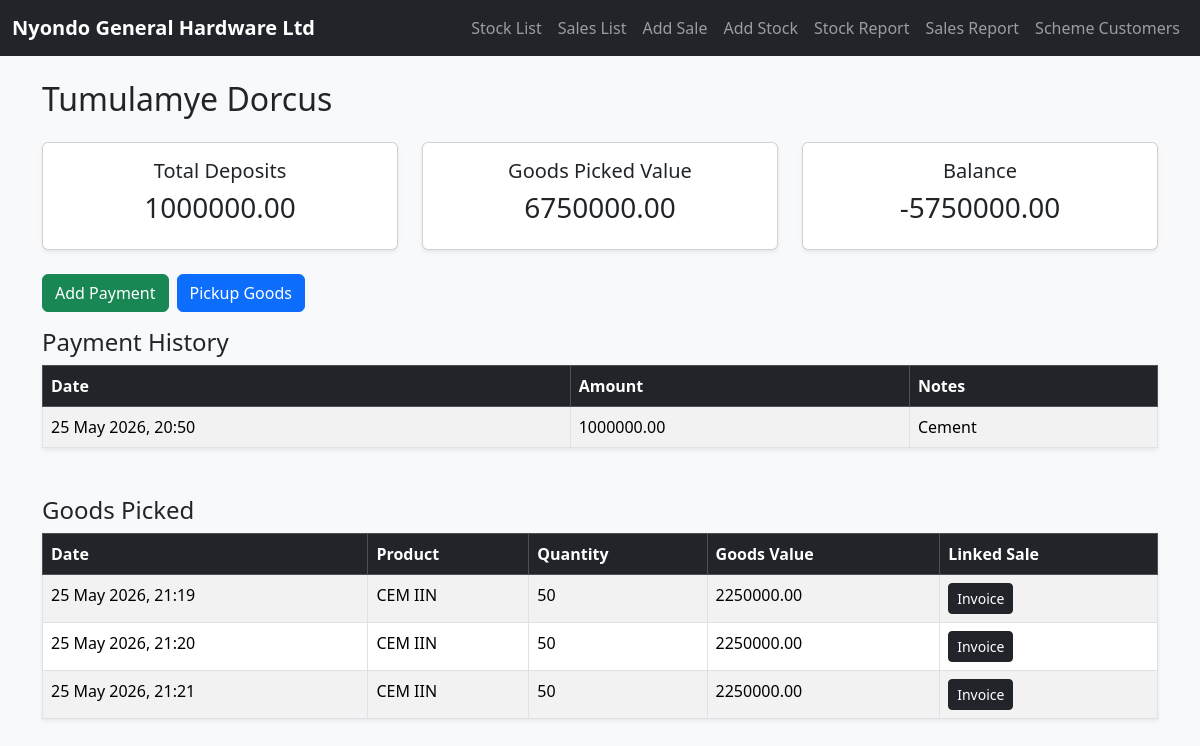
The app's page /scheme/customer/1/, older data.
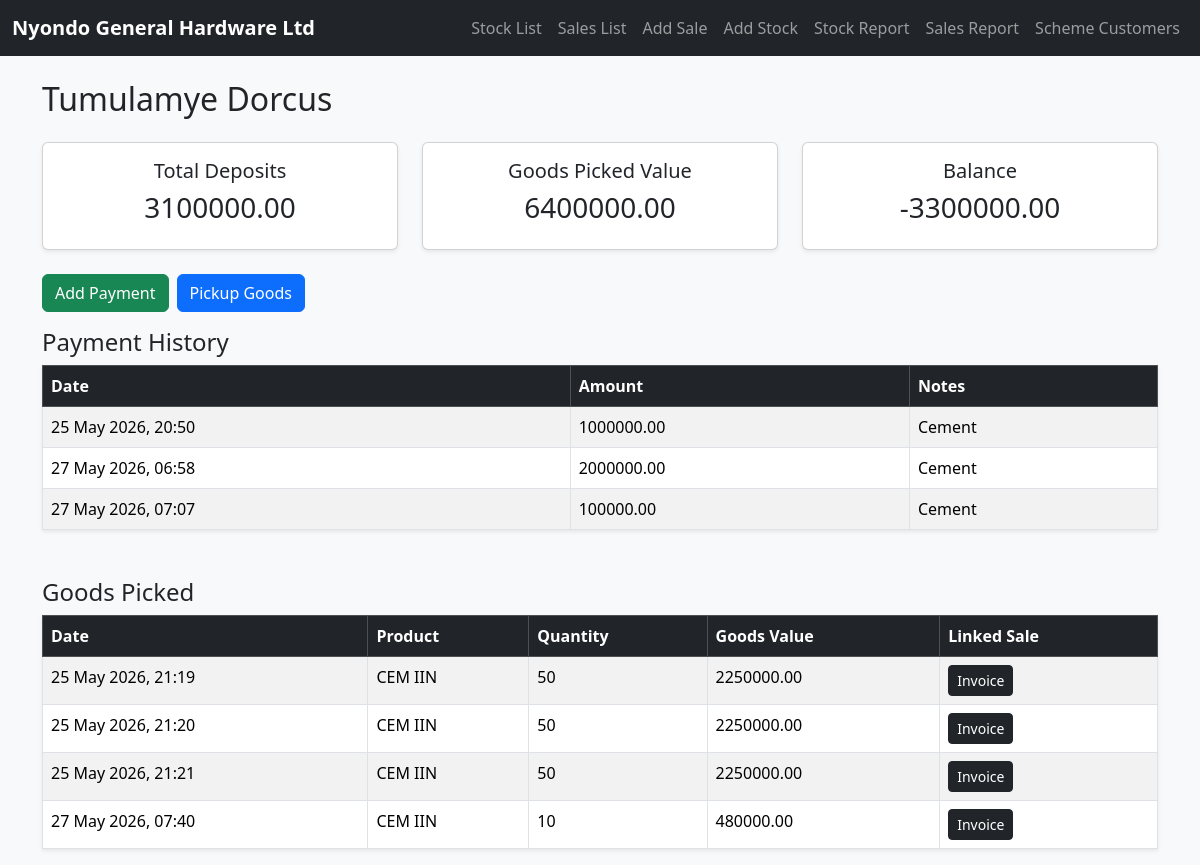
The same page, newer data.
### scheme/models.py (models this page shows, shortened)
class SchemePayment(models.Model):
    customer = models.ForeignKey(SchemeCustomer, on_delete=models.CASCADE)
    amount_paid = models.DecimalField(max_digits=12, decimal_places=2)
    payment_date = models.DateTimeField(auto_now_add=True)
    notes = models.TextField(blank=True)

class SchemeGoodsPickup(models.Model):
    customer = models.ForeignKey(SchemeCustomer, on_delete=models.CASCADE)
    product = models.ForeignKey(Stock, on_delete=models.CASCADE)
    quantity_taken = models.PositiveIntegerField()
    linked_sale = models.ForeignKey(Sale, on_delete=models.SET_NULL, null=True, blank=True)
    pickup_date = models.DateTimeField(auto_now_add=True)

### nyondo/models.py (models this page shows, shortened)
class Stock(models.Model):
    PAYMENT_STATUS_CHOICES = [('Paid', 'Paid'), ('Not Paid', 'Not Paid')]
    PAYMENT_TYPE_CHOICES = [('Cash', 'Cash'), ('Mobile Money', 'Mobile Money'), ('Bank Transfer', 'Bank Transfer'), ('Credit', 'Credit')]
    supplier = models.CharField(max_length=100)
    category = models.CharField(max_length=100)
    product_name = models.CharField(max_length=100)
    quantity_delivered = models.PositiveIntegerField(default=0)
    unit_cost = models.DecimalField(max_digits=10, decimal_places=2)
    total_value_goods = models.DecimalField(max_digits=12, decimal_places=2, default=0)
    unit_price = models.DecimalField(max_digits=10, decimal_places=2)
    supplier_payment_status = models.CharField(max_length=20, choices=PAYMENT_STATUS_CHOICES, default='Not Paid')
    payment_type = models.CharField(max_length=50, choices=PAYMENT_TYPE_CHOICES, blank=True, null=True)
    date_added = models.DateTimeField(default=timezone.now)

class Sale(models.Model):
    customer_name = models.CharField(max_length=100)
    product = models.ForeignKey(Stock, on_delete=models.CASCADE, default=None)
    quantity = models.PositiveIntegerField()
    sub_total = models.DecimalField(max_digits=10, decimal_places=2, default=0)
    date = models.DateTimeField(default=timezone.now)
    payment_method = models.CharField(max_length=50)
    distance_km = models.DecimalField(max_digits=10, decimal_places=2, default=0)
    transport_required = models.BooleanField(default=False)
    transport_fee = models.DecimalField(max_digits=10, decimal_places=2, default=0)
    total_price = models.DecimalField(max_digits=10, decimal_places=2, default=0)

### scheme/views.py (the view)
# urls.py: path("customer/<int:customer_id>/", views.customer_scheme_detail, name="customer_scheme_detail"),
def customer_scheme_detail(request, customer_id):
    customer = get_object_or_404(SchemeCustomer, id=customer_id)
    payments = SchemePayment.objects.filter(customer=customer)
    pickups = SchemeGoodsPickup.objects.filter(customer=customer)
    total_paid = sum(payment.amount_paid for payment in payments)
    total_goods_value = sum(
        pickup.quantity_taken * pickup.product.unit_price for pickup in pickups
    )
    balance = total_paid - total_goods_value
    return render(request, "customer_scheme_detail.html", {
        "customer": customer,
        "payments": payments,
        "pickups": pickups,
        "total_paid": total_paid,
        "total_goods_value": total_goods_value,
        "balance": balance,
    })

### scheme/templates/customer_scheme_detail.html
{% extends 'base.html' %}
{% block content %}
<h2 class="mb-4">
    {{ customer.full_name }}
</h2>
<div class="row mb-4">
    <div class="col-md-4">
        <div class="card shadow-sm">
            <div class="card-body text-center">
                <h5>Total Deposits</h5>
                <h3>
                    {{ total_paid }}
                </h3>
            </div>
        </div>
    </div>
    <div class="col-md-4">
        <div class="card shadow-sm">
            <div class="card-body text-center">
                <h5>Goods Picked Value</h5>
                <h3>
                    {{ total_goods_value }}
                </h3>
            </div>
        </div>
    </div>
    <div class="col-md-4">
        <div class="card shadow-sm">
            <div class="card-body text-center">
                <h5>Balance</h5>
                <h3>
                    {{ balance }}
                </h3>
            </div>
        </div>
    </div>
</div>
<div class="d-flex gap-2 mb-3">
    <a href="{% url 'record_scheme_payment' customer.id %}"
       class="btn btn-success">
        Add Payment
    </a>
    <a href="{% url 'scheme_goods_pickup' customer.id %}"
       class="btn btn-primary">
        Pickup Goods
    </a>
</div>
<h4>Payment History</h4>
<table class="table table-bordered table-striped shadow-sm mb-5">
    <thead class="table-dark">
        <tr>
            <th>Date</th>
            <th>Amount</th>
            <th>Notes</th>
        </tr>
    </thead>
    <tbody>
        {% for payment in payments %}
        <tr>
            <td>{{ payment.payment_date|date:"j F Y, H:i" }}</td>
            <td>
                {{ payment.amount_paid }}
            </td>
            <td>{{ payment.notes }}</td>
        </tr>
        {% empty %}
        <tr>
            <td colspan="3" class="text-center">
                No payments recorded.
            </td>
        </tr>
        {% endfor %}
    </tbody>
</table>
<h4>Goods Picked</h4>
<table class="table table-bordered table-striped shadow-sm">
    <thead class="table-dark">
        <tr>
            <th>Date</th>
            <th>Product</th>
            <th>Quantity</th>
            <th>Goods Value</th>
            <th>Linked Sale</th>
        </tr>
    </thead>
    <tbody>
        {% for pickup in pickups %}
        <tr>
            <td>{{ pickup.pickup_date|date:"j F Y, H:i" }}</td>
            <td>{{ pickup.product.product_name }}</td>
            <td>{{ pickup.quantity_taken }}</td>
            <td>{% if pickup.linked_sale %}{{ pickup.linked_sale.total_price }}{% endif %}</td>
            <td>
                {% if pickup.linked_sale %}
                    <a href="{% url 'sales_receipt' pickup.linked_sale.id %}"
                       class="btn btn-dark btn-sm">
                        Invoice
                    </a>
                {% endif %}
            </td>
        </tr>
        {% empty %}
        <tr>
            <td colspan="4" class="text-center">
                No goods picked yet.
            </td>
        </tr>
        {% endfor %}
    </tbody>
</table>
{% endblock %}

Row changes from the older to the newer data that the page shows:
added SchemePayment: payment_date "27 May 2026, 06:58", amount_paid "2000000.00", notes "Cement"
added SchemePayment: payment_date "27 May 2026, 07:07", amount_paid "100000.00", notes "Cement"
added SchemeGoodsPickup: pickup_date "27 May 2026, 07:40", product.product_name "CEM IIN", quantity_taken "10", linked_sale.total_price "480000.00", shows "Invoice"
Text that changed along with them:
{{ total_paid }}: "1000000.00" → "3100000.00"
{{ total_goods_value }}: "6750000.00" → "6400000.00"
{{ balance }}: "-5750000.00" → "-3300000.00"
